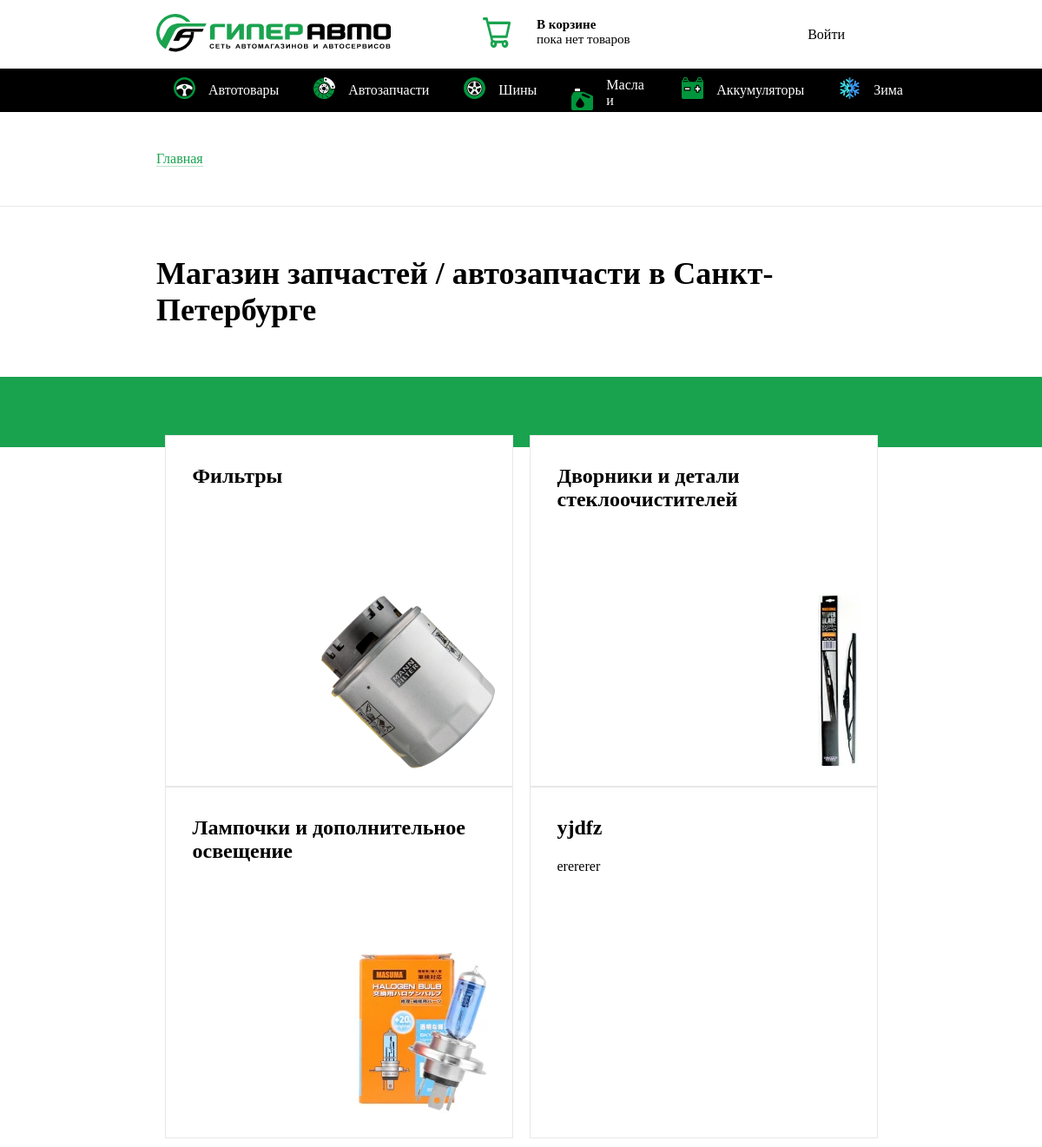
Page /autozapchasty.php on the committed database.
### tables this page shows
CREATE TABLE `subcategories` (
  `id_subcat` int NOT NULL,
  `id_cat` int NOT NULL,
  `subcat_name` varchar(255) NOT NULL,
  `source` varchar(255) DEFAULT NULL
);

CREATE TABLE `class` (
  `id_class` int NOT NULL,
  `id_subcat` int NOT NULL,
  `name_class` varchar(255) NOT NULL
);

### autozapchasty.php (the view, shortened to what this page needs)
<?php
    require 'connect.php';
    if (isset($_SESSION["account"]) && $_SESSION["account"] == 'user') {
        $id_user = 1;
    } else {
        $id_user = 0;
    }
?>
<!DOCTYPE html>
<html lang="en">
<head>
    <link rel="stylesheet" href="css/header.css" type="text/css">
    <link rel="stylesheet" href="css/styles-categories.css" type="text/css">
</head>
<body>
    <div class="head">
        <div class="container">
        <div class="logo"><a href="index.php"><img src="images/hyperauto.svg" alt=""></a></div>
            <a href="user/basket.php">
                <div class="basket">
                    <div class="left"><img src="images/basket.svg" alt=""></div>
                    <?php
                        $sql_count = "SELECT SUM(count_prod) AS total_count_prod FROM orders WHERE id_user = $id_user AND id_order IS NULL";
                        $result_count = $connect->query($sql_count);
                        if ($result_count->num_rows > 0) {
                            $row_count = $result_count->fetch_assoc();
                            $totalCountProd = $row_count["total_count_prod"]; ?>
                            <?php
                        } else {
                            $totalCountProd = 0;
                        }
                    ?>
                    <div class="right">
                        <?php
                            if ($totalCountProd == 0) { ?>
                                <div class="text"><p><strong>В корзине</strong></p><p id="text_price_basket">пока нет товаров</p></div> <?php
                            } else { ?>
                                <div class="text"><p><strong>В корзине</strong></p><p id="text_price_basket"><?=$totalCountProd;?> товаров</p></div> <?php
                            }
                        ?>
                    </div>
                </div>
            </a>
            <?php
                if (isset($_SESSION["account"]) && $_SESSION["account"] == 'user') {
                    ?>
                    <a href="auth/unlogin.php">
                        <div class="auth">
                            Выйти
                        </div>
                    </a>
                    <?php
                } else {
                    ?>
                    <a href="auth.php">
                        <div class="auth">
                            Войти
                        </div>
                    </a>
                    <?php
                }
            ?>
        </div>
    </div>
    <?php include 'menu.php'; ?>
    <div class="inner-bread-crumbs">
        <div class="container">
            <div class="bread-crumbs">
                <a href="index.php">Главная</a>
            </div>
        </div>
    </div>
    <div class="inner-header">
        <div class="container">
            <div class="header">
                <h1>Магазин запчастей / автозапчасти в Санкт-Петербурге</h1>
            </div>
        </div>
    </div>
    <div class="header-box-block"></div>
    <div class="category-list-block">
        <div class="container">
            <div class="blocks-categories">
                <?php
                    $sql = "SELECT * FROM subcategories WHERE id_cat = 2";
                    $result = mysqli_query($connect, $sql);
                    if(mysqli_num_rows($result) > 0) {
                        foreach($result as $row) {
                            $id_subcat = $row['id_subcat'];
                            $name = $row['subcat_name'];
                            $source = $row['source']; ?>
                            <div class="block">
                                <div class="text">
                                    <a href="search.php?subcat=<?=$name;?>"><h2><?=$name;?></h2></a><br>
                                        <?php
                                        $sql_2 = "SELECT * FROM class WHERE id_subcat = $id_subcat";
                                        $res_2 = mysqli_query($connect, $sql_2);
                                        if(mysqli_num_rows($res_2) > 0) {
                                            foreach($res_2 as $row) {
                                                $name_class = $row['name_class'];?>
                                                <a href="search.php?subcat=<?=$name;?>&class=<?=$name_class;?>"><p><?=$name_class;?></p></a>
                                                <?php
                                            }
                                        } ?>
                                </div>
                                <div class="wrapper">
                                    <img src="<?=$source;?>" alt="">
                                </div>
                            </div> <?php
                        }
                    }
                ?>
            </div>
        </div>
    </div>
</body>
</html>

### css/header.css (style rules this page uses)
* { margin: 0 auto; padding: 0px; }
.container { width: 70%; display: flex; flex-direction: row; padding: 10px 0px; align-items: center; }
.head .container { justify-content: space-between; }
.head .container a { text-decoration: none; color: black; margin-right: 0px; margin-left: 0px; }
.auth { margin: 0px; padding: 20.5px 47px; border-radius: 10px; transition: background-color 0.4s ease-in-out; margin-right: 0px; margin-left: 0px; }
.logo { margin-left: 0px; margin-right: 15px; }
.basket { display: flex; flex-direction: row; width: 236px; padding: 10px 17px; margin: 0px; border-radius: 10px; transition: background-color 0.4s ease-in-out; }
.basket .left { margin-left: 0px; margin-right: 30px; }
.basket .left img { width: 32px; height: 35px; }
.basket .right { margin-left: 0px; }
.basket .right .text { font-size: 15px; }

### css/styles-categories.css (style rules this page uses)
.inner-bread-crumbs { border-bottom: 1px solid #e8e8e8; }
.bread-crumbs { margin: 0px; padding: 35px 0px; }
.bread-crumbs a { color: #1aa34f; transition: 0.2s ease-in-out; text-decoration: none; border-bottom: 1px solid rgba(26, 163, 79, .3); }
.header { margin-left: 0px; margin: 46px 0px; }
.header h1 { font-size: 36px; }
.header-box-block { margin-bottom: -24px; padding-top: 36px; padding-bottom: 45px; background: #1aa34f; }
.category-list-block .container .blocks-categories { display: flex; flex-wrap: wrap; width: 100%; }
.category-list-block .container .blocks-categories .block { width: 337px; height: 337px; padding: 33px 31px; background-color: #fff; border: 1px solid #e8e8e8; transition: 0.2s ease-in-out; position: relative; }
.category-list-block .container .blocks-categories .block .wrapper { display: flex; justify-content: flex-end; position: absolute; bottom: 0; right: 0; padding: 20px; }
.category-list-block .container .blocks-categories .block .wrapper img { margin: 0px; max-width: 100%; max-height: 100%; }
.category-list-block .container .blocks-categories .block .text { position: absolute; z-index: 10; }
.category-list-block .container .blocks-categories .block a { text-decoration: none; color: black; transition: 0.2s ease-in-out; }
.category-list-block .container .blocks-categories .block a h2 { font-size: 24px; }
.category-list-block .container .blocks-categories .block p { line-height: 26px; }

### rows in the picture
subcategories: subcat_name "Фильтры", source (picture)
subcategories: subcat_name "Дворники и детали стеклоочистителей", source (picture)
subcategories: subcat_name "Лампочки и дополнительное освещение", source (picture)
subcategories: subcat_name "yjdfz"
class: name_class "erererer"
